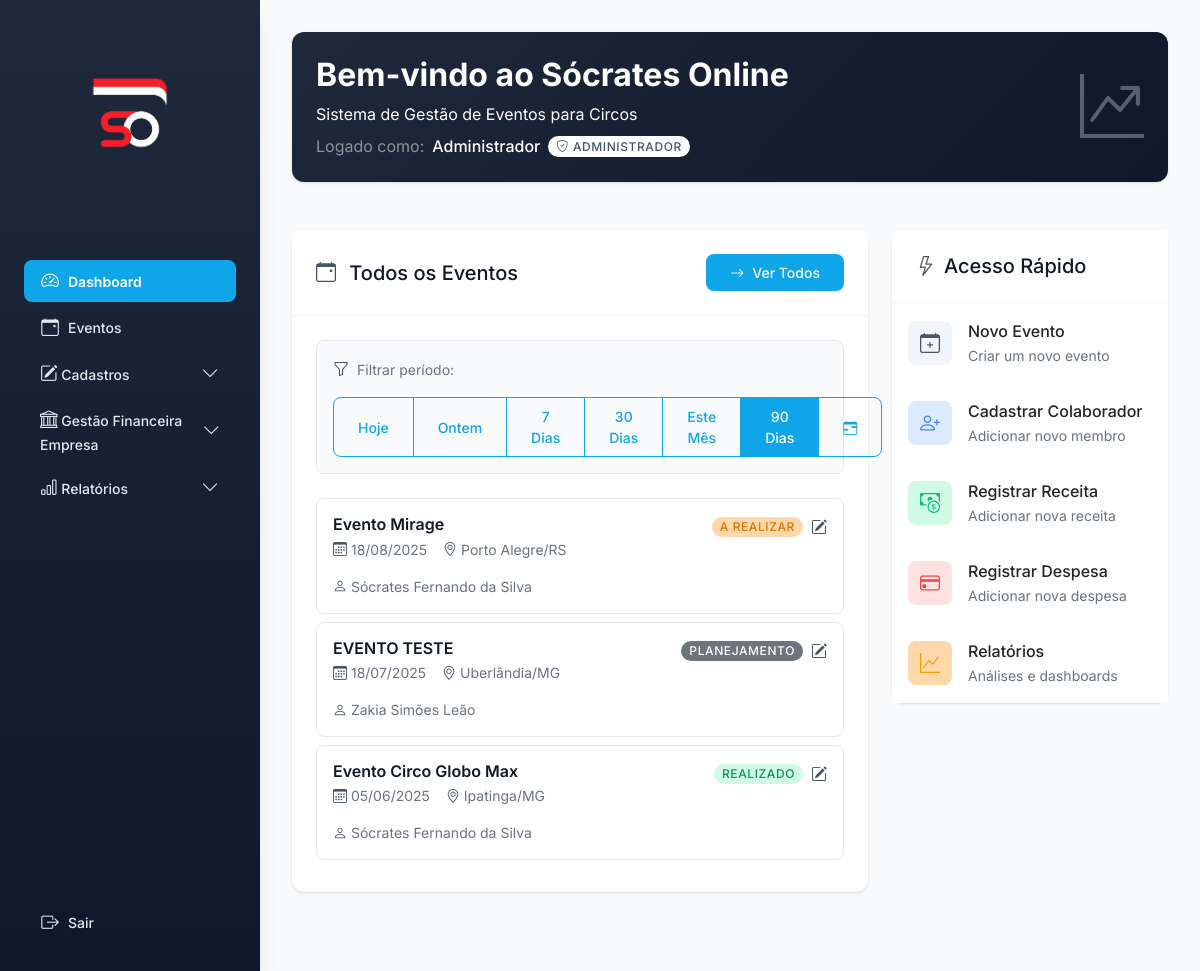
Screenshot of / (signed in) with the database file from the repository.
### models.py (models this page shows, shortened)
class Usuario(UserMixin, db.Model):
    __tablename__ = 'usuario'
    id = db.Column(db.Integer, primary_key=True)
    nome = db.Column(db.String(120), nullable=False)
    email = db.Column(db.String(120), unique=True, nullable=False)
    senha_hash = db.Column(db.String(200), nullable=False)
    id_colaborador = db.Column(db.Integer, db.ForeignKey('colaborador.id_colaborador'), nullable=False)
    colaborador = db.relationship('Colaborador', backref='usuario', uselist=False)

class Evento(db.Model):
    __tablename__ = 'evento'
    id_evento = db.Column(db.Integer, primary_key=True)
    nome = db.Column(db.String, nullable=False)
    data_inicio = db.Column(db.Date)
    data_fim = db.Column(db.Date)
    cidade = db.Column(db.String)
    estado = db.Column(db.String)
    endereco = db.Column(db.String)
    id_circo = db.Column(db.Integer, db.ForeignKey('circo.id_circo'))
    id_produtor = db.Column(db.Integer, db.ForeignKey('colaborador.id_colaborador'))
    status = db.Column(db.String, default='planejamento')
    observacoes = db.Column(db.String)
    despesas_evento = db.relationship('DespesaEvento', back_populates='evento', cascade='all, delete-orphan')
    receitas_evento = db.relationship('ReceitaEvento', back_populates='evento', cascade='all, delete-orphan')
    equipes_evento = db.relationship('EquipeEvento', backref='evento_equipe', cascade='all, delete-orphan')
    elencos_evento = db.relationship('ElencoEvento', backref='evento_elenco', cascade='all, delete-orphan')
    fornecedores_evento = db.relationship('FornecedorEvento', backref='evento_fornecedor', cascade='all, delete-orphan')
    veiculos_evento = db.relationship('VeiculoEvento', backref='evento_veiculo', cascade='all, delete-orphan')

class Colaborador(db.Model):
    __tablename__ = 'colaborador'
    id_colaborador = db.Column(db.Integer, primary_key=True)
    nome = db.Column(db.String, nullable=False)
    telefone = db.Column(db.String, nullable=True)
    email = db.Column(db.String, nullable=True)
    categorias_associacao = db.relationship('ColaboradorCategoria', back_populates='colaborador', cascade='all, delete-orphan')
    categorias = db.relationship('CategoriaColaborador', secondary='colaborador_categoria',
                                overlaps="categorias_associacao,categoria_colaborador,colaborador")
    eventos_produzidos = db.relationship('Evento', backref='produtor', foreign_keys='Evento.id_produtor')

### app.py (the view, shortened to what this page needs)
@app.route('/')
def dashboard():
    if 'user_id' not in session:
        return redirect(url_for('login'))
    usuario = Usuario.query.get(session['user_id'])
    if not usuario or not usuario.colaborador:
        flash('Erro ao carregar informações do usuário.', 'danger')
        return redirect(url_for('login'))
    is_admin = any(cat.nome.lower() == 'administrativo' for cat in usuario.colaborador.categorias)
    is_produtor = any(cat.nome.lower() == 'produtor' for cat in usuario.colaborador.categorias)
    eventos_period = request.args.get('eventos_period', '90dias')  # Mudança: padrão para 90 dias
    if eventos_period == 'hoje':
        eventos_data_inicio = eventos_data_fim = date.today()
    elif eventos_period == 'ontem':
        eventos_data_inicio = eventos_data_fim = date.today() - timedelta(days=1)
    elif eventos_period == '7dias':
        eventos_data_fim = date.today()
        eventos_data_inicio = eventos_data_fim - timedelta(days=6)
    elif eventos_period == '30dias':
        eventos_data_fim = date.today()
        eventos_data_inicio = eventos_data_fim - timedelta(days=30)
    elif eventos_period == '90dias':
        eventos_data_fim = date.today() + timedelta(days=365)  # Eventos futuros até 1 ano
        eventos_data_inicio = date.today() - timedelta(days=90)  # Eventos passados até 90 dias
    elif eventos_period == 'mes':
        eventos_data_fim = date.today()
        eventos_data_inicio = eventos_data_fim.replace(day=1)
    else:
        eventos_data_fim = date.today() + timedelta(days=365)
        eventos_data_inicio = date.today() - timedelta(days=90)
    eventos_query = Evento.query.filter(Evento.status.in_(['planejamento', 'a realizar', 'em andamento', 'realizado']))
    if not is_admin:
        eventos_query = eventos_query.filter_by(id_produtor=usuario.colaborador.id_colaborador)
    if eventos_data_inicio:
        eventos_query = eventos_query.filter(Evento.data_inicio >= eventos_data_inicio)
    if eventos_data_fim:
        eventos_query = eventos_query.filter(Evento.data_inicio <= eventos_data_fim)
    eventos = eventos_query.order_by(Evento.data_inicio.desc()).all()
    return render_template(
        'dashboard.html',
        eventos=eventos,
        eventos_data_inicio=eventos_data_inicio,
        eventos_data_fim=eventos_data_fim,
        eventos_period=eventos_period,
        is_admin=is_admin,
        is_produtor=is_produtor,
        usuario=usuario
    )

### templates/dashboard.html (shortened to what this page needs)
{% extends 'base.html' %}
{% block content %}
<div class="row mb-4">
    <div class="col-12">
        <div class="card border-0 bg-gradient-primary text-white">
            <div class="card-body p-4">
                <div class="d-flex justify-content-between align-items-center">
                    <div>
                        <h2 class="mb-2 fw-bold">Bem-vindo ao Sócrates Online</h2>
                        <p class="mb-2 opacity-90">Sistema de Gestão de Eventos para Circos</p>
                        {% if usuario %}
                            <div class="d-flex align-items-center gap-2">
                                <span class="text-white-50">Logado como:</span>
                                <span class="fw-medium">{{ usuario.nome }}</span>
                                {% if is_admin %}
                                    <span class="badge bg-white text-primary">
                                        <i class="bi bi-shield-check me-1"></i>Administrador
                                    </span>
                                {% elif is_produtor %}
                                    <span class="badge bg-white text-primary">
                                        <i class="bi bi-person-badge me-1"></i>Produtor
                                    </span>
                                {% endif %}
                            </div>
                        {% endif %}
                    </div>
                    <div class="d-none d-md-block">
                        <i class="bi bi-graph-up-arrow" style="font-size: 4rem; opacity: 0.3;"></i>
                    </div>
                </div>
            </div>
        </div>
    </div>
</div>
<div class="row">
    <div class="col-lg-8 mb-4">
        <div class="card border-0 shadow-sm">
            <div class="card-header bg-white d-flex justify-content-between align-items-center">
                <div>
                    <h5 class="mb-0 text-gray-900">
                        <i class="bi bi-calendar-event text-primary me-2"></i>
                        {% if is_admin %}Todos os Eventos{% else %}Meus Eventos{% endif %}
                    </h5>
                </div>
                <a href="{{ url_for('listar_eventos') }}" class="btn btn-sm btn-primary">
                    <i class="bi bi-arrow-right me-1"></i>Ver Todos
                </a>
            </div>
            <div class="card-body">
                {% set period = request.args.get('eventos_period', '90dias') %}
                <div class="filter-section mb-4 p-3 bg-gray-50 rounded-3">
                    <div class="d-flex flex-wrap align-items-center justify-content-between gap-3">
                        <div class="d-flex align-items-center">
                            <i class="bi bi-funnel text-primary me-2"></i>
                            <span class="text-muted small">Filtrar período:</span>
                        </div>
                        <div class="btn-group btn-group-sm" role="group">
                            <a href="?eventos_period=hoje" class="btn btn-outline-primary {% if period == 'hoje' %}active{% endif %}">Hoje</a>
                            <a href="?eventos_period=ontem" class="btn btn-outline-primary {% if period == 'ontem' %}active{% endif %}">Ontem</a>
                            <a href="?eventos_period=7dias" class="btn btn-outline-primary {% if period == '7dias' %}active{% endif %}">7 Dias</a>
                            <a href="?eventos_period=30dias" class="btn btn-outline-primary {% if period == '30dias' %}active{% endif %}">30 Dias</a>
                            <a href="?eventos_period=mes" class="btn btn-outline-primary {% if period == 'mes' %}active{% endif %}">Este Mês</a>
                            <a href="?eventos_period=90dias" class="btn btn-outline-primary {% if period == '90dias' %}active{% endif %}">90 Dias</a>
                            <a href="?eventos_period=custom" class="btn btn-outline-primary {% if period == 'custom' %}active{% endif %}">
                                <i class="bi bi-calendar-range"></i>
                            </a>
                        </div>
                    </div>
                </div>
                {% if eventos %}
                    <div class="event-list">
                        {% for evento in eventos %}
                            <a href="{{ url_for('editar_evento', id=evento.id_evento) }}" class="text-decoration-none">
                                <div class="event-item p-3 mb-2 rounded-3 border bg-white hover-shadow clickable-event">
                                    <div class="d-flex justify-content-between align-items-start">
                                        <div class="flex-grow-1">
                                            <h6 class="mb-1 fw-semibold text-gray-900">{{ evento.nome }}</h6>
                                            <div class="d-flex flex-wrap gap-3 text-muted small">
                                                <span>
                                                    <i class="bi bi-calendar3 text-primary"></i>
                                                    {{ evento.data_inicio.strftime('%d/%m/%Y') }}
                                                </span>
                                                <span>
                                                    <i class="bi bi-geo-alt text-primary"></i>
                                                    {{ evento.cidade }}/{{ evento.estado }}
                                                </span>
                                                {% if evento.produtor %}
                                                    <span>
                                                        <i class="bi bi-person text-primary"></i>
                                                        {{ evento.produtor.nome }}
                                                    </span>
                                                {% endif %}
                                            </div>
                                        </div>
                                        <div class="d-flex align-items-center gap-2">
                                            <span class="badge rounded-pill
                                                {% if evento.status == 'a realizar' %}bg-warning-light text-warning-dark
                                                {% elif evento.status == 'em andamento' %}bg-info-light text-info-dark
                                                {% elif evento.status == 'realizado' %}bg-success-light text-success-dark
                                                {% else %}bg-secondary{% endif %}">
                                                {{ evento.status|title }}
                                            </span>
                                            <i class="bi bi-pencil-square text-primary" title="Clique para editar"></i>
                                        </div>
                                    </div>
                                </div>
                            </a>
                        {% endfor %}
                    </div>
                {% endif %}
            </div>
        </div>
    </div>
    <div class="col-lg-4 mb-4">
        <div class="card border-0 shadow-sm">
            <div class="card-header bg-white">
                <h5 class="mb-0 text-gray-900">
                    <i class="bi bi-lightning text-primary me-2"></i>Acesso Rápido
                </h5>
            </div>
            <div class="card-body p-0">
                <div class="list-group list-group-flush">
                    <a href="{{ url_for('novo_evento') }}" class="list-group-item list-group-item-action border-0 py-3">
                        <div class="d-flex align-items-center">
                            <div class="icon-box bg-primary-light text-primary rounded-3 p-2 me-3">
                                <i class="bi bi-calendar-plus fs-5"></i>
                            </div>
                            <div>
                                <div class="fw-medium">Novo Evento</div>
                                <small class="text-muted">Criar um novo evento</small>
                            </div>
                        </div>
                    </a>
                    {% if is_admin %}
                        <a href="{{ url_for('cadastrar_colaborador') }}" class="list-group-item list-group-item-action border-0 py-3">
                            <div class="d-flex align-items-center">
                                <div class="icon-box bg-info-light text-info rounded-3 p-2 me-3">
                                    <i class="bi bi-person-plus fs-5"></i>
                                </div>
                                <div>
                                    <div class="fw-medium">Cadastrar Colaborador</div>
                                    <small class="text-muted">Adicionar novo membro</small>
                                </div>
                            </div>
                        </a>
                    {% endif %}
                    <a href="{{ url_for('cadastrar_receita') }}" class="list-group-item list-group-item-action border-0 py-3">
                        <div class="d-flex align-items-center">
                            <div class="icon-box bg-success-light text-success rounded-3 p-2 me-3">
                                <i class="bi bi-cash-coin fs-5"></i>
                            </div>
                            <div>
                                <div class="fw-medium">Registrar Receita</div>
                                <small class="text-muted">Adicionar nova receita</small>
                            </div>
                        </div>
                    </a>
                    <a href="{{ url_for('cadastrar_despesa') }}" class="list-group-item list-group-item-action border-0 py-3">
                        <div class="d-flex align-items-center">
                            <div class="icon-box bg-danger-light text-danger rounded-3 p-2 me-3">
                                <i class="bi bi-credit-card fs-5"></i>
                            </div>
                            <div>
                                <div class="fw-medium">Registrar Despesa</div>
                                <small class="text-muted">Adicionar nova despesa</small>
                            </div>
                        </div>
                    </a>
                    {% if is_admin or is_produtor %}
                        <a href="{{ url_for('relatorios_faturamento_evento') }}" class="list-group-item list-group-item-action border-0 py-3">
                            <div class="d-flex align-items-center">
                                <div class="icon-box bg-warning-light text-warning rounded-3 p-2 me-3">
                                    <i class="bi bi-graph-up fs-5"></i>
                                </div>
                                <div>
                                    <div class="fw-medium">Relatórios</div>
                                    <small class="text-muted">Análises e dashboards</small>
                                </div>
                            </div>
                        </a>
                    {% endif %}
                </div>
            </div>
        </div>
    </div>
</div>
{% endblock %}

### rows the page displays
Usuario: nome "Administrador"
Evento: nome "Evento Mirage", data_inicio "18/08/2025", cidade "Porto Alegre", estado "RS", produtor.nome "Sócrates Fernando da Silva", status "A REALIZAR"
Evento: nome "EVENTO TESTE", data_inicio "18/07/2025", cidade "Uberlândia", estado "MG", produtor.nome "Zakia Simões Leão", status "PLANEJAMENTO"
Evento: nome "Evento Circo Globo Max", data_inicio "05/06/2025", cidade "Ipatinga", estado "MG", produtor.nome "Sócrates Fernando da Silva", status "REALIZADO"
